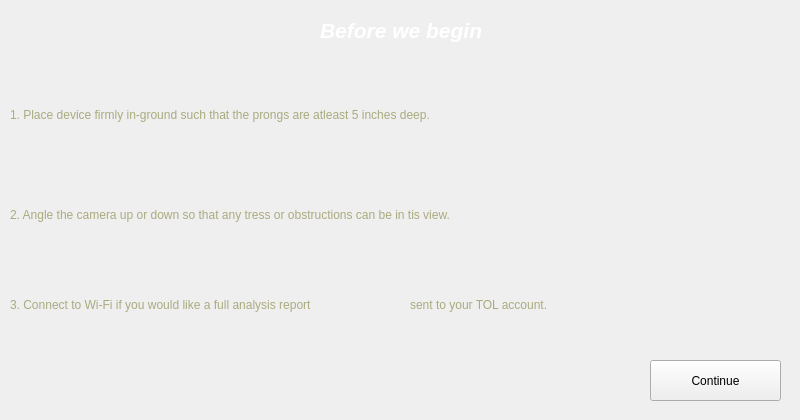
<?xml version="1.0" encoding="UTF-8"?>
<ui version="4.0">
 <class>Form</class>
 <widget class="QWidget" name="Form">
  <property name="geometry">
   <rect>
    <x>0</x>
    <y>0</y>
    <width>800</width>
    <height>420</height>
   </rect>
  </property>
  <property name="windowTitle">
   <string>Form</string>
  </property>
  <widget class="QLabel" name="label">
   <property name="geometry">
    <rect>
     <x>320</x>
     <y>-10</y>
     <width>681</width>
     <height>81</height>
    </rect>
   </property>
   <property name="text">
    <string>&lt;html&gt;&lt;head/&gt;&lt;body&gt;&lt;p&gt;&lt;span style=&quot; font-size:16pt; font-weight:600; font-style:italic; color:#ffffff;&quot;&gt;Before we begin&lt;/span&gt;&lt;/p&gt;&lt;/body&gt;&lt;/html&gt;</string>
   </property>
  </widget>
  <widget class="QLabel" name="label_2">
   <property name="geometry">
    <rect>
     <x>10</x>
     <y>100</y>
     <width>681</width>
     <height>31</height>
    </rect>
   </property>
   <property name="text">
    <string>&lt;html&gt;&lt;head/&gt;&lt;body&gt;&lt;p&gt;&lt;span style=&quot; color:#aaaa7f;&quot;&gt;1. Place device firmly in-ground such that the prongs are atleast 5 inches deep. &lt;/span&gt;&lt;/p&gt;&lt;/body&gt;&lt;/html&gt;</string>
   </property>
   <property name="scaledContents">
    <bool>true</bool>
   </property>
  </widget>
  <widget class="QLabel" name="label_4">
   <property name="geometry">
    <rect>
     <x>10</x>
     <y>290</y>
     <width>901</width>
     <height>31</height>
    </rect>
   </property>
   <property name="text">
    <string>&lt;html&gt;&lt;head/&gt;&lt;body&gt;&lt;p&gt;&lt;span style=&quot; color:#aaaa7f;&quot;&gt;3. Connect to Wi-Fi if you would like a full analysis report&lt;/span&gt;&lt;/p&gt;&lt;/body&gt;&lt;/html&gt;</string>
   </property>
  </widget>
  <widget class="QLabel" name="label_5">
   <property name="geometry">
    <rect>
     <x>10</x>
     <y>170</y>
     <width>881</width>
     <height>91</height>
    </rect>
   </property>
   <property name="text">
    <string>&lt;html&gt;&lt;head/&gt;&lt;body&gt;&lt;p&gt;&lt;span style=&quot; color:#aaaa7f;&quot;&gt;2. Angle the camera up or down so that any tress or obstructions can be in tis view.&lt;/span&gt;&lt;/p&gt;&lt;/body&gt;&lt;/html&gt;</string>
   </property>
  </widget>
  <widget class="QPushButton" name="continue_button">
   <property name="geometry">
    <rect>
     <x>650</x>
     <y>360</y>
     <width>131</width>
     <height>41</height>
    </rect>
   </property>
   <property name="text">
    <string>Continue</string>
   </property>
  </widget>
  <widget class="QLabel" name="label_6">
   <property name="geometry">
    <rect>
     <x>0</x>
     <y>0</y>
     <width>811</width>
     <height>60</height>
    </rect>
   </property>
   <property name="text">
    <string/>
   </property>
   <property name="pixmap">
    <pixmap>greenBlock.jpg</pixmap>
   </property>
   <property name="scaledContents">
    <bool>true</bool>
   </property>
  </widget>
  <widget class="QLabel" name="label_7">
   <property name="geometry">
    <rect>
     <x>410</x>
     <y>290</y>
     <width>901</width>
     <height>31</height>
    </rect>
   </property>
   <property name="text">
    <string>&lt;html&gt;&lt;head/&gt;&lt;body&gt;&lt;p&gt;&lt;span style=&quot; color:#aaaa7f;&quot;&gt;sent to your TOL account.&lt;/span&gt;&lt;/p&gt;&lt;/body&gt;&lt;/html&gt;</string>
   </property>
  </widget>
  <zorder>label_2</zorder>
  <zorder>label_4</zorder>
  <zorder>label_5</zorder>
  <zorder>continue_button</zorder>
  <zorder>label_6</zorder>
  <zorder>label</zorder>
  <zorder>label_7</zorder>
 </widget>
 <resources/>
 <connections/>
</ui>
